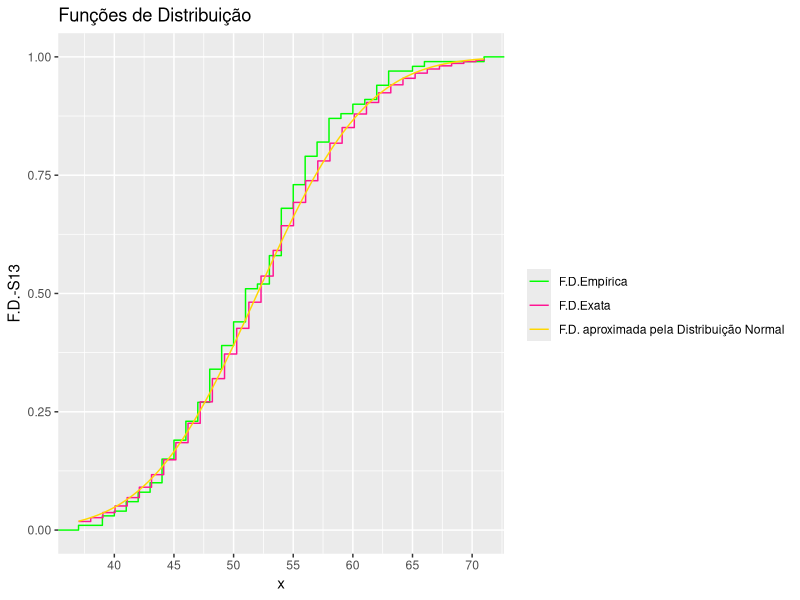

R code for this plot:
set.seed(357)
library(ggplot2)
slambda=4*13
df=data.frame(dados=rpois(100,slambda))
ggplot(df) + stat_ecdf(aes(dados, col="F.D.Empírica"))+
stat_function(fun=ppois, args=list(slambda), geom="step", aes(col="F.D.Exata")) +
stat_function(fun=pnorm, args=list(slambda,sqrt(slambda)), aes(col="F.D. aproximada pela Distribuição Normal"))+
labs(title="Funções de Distribuição", x="x", y="F.D.-S13")+
scale_color_manual("",breaks=c("F.D.Empírica","F.D.Exata","F.D. aproximada pela Distribuição Normal"),
values = c("F.D.Empírica"="green","F.D.Exata"="deeppink",
"F.D. aproximada pela Distribuição Normal"="gold"))+
scale_x_continuous(breaks=seq(10,80,5))
